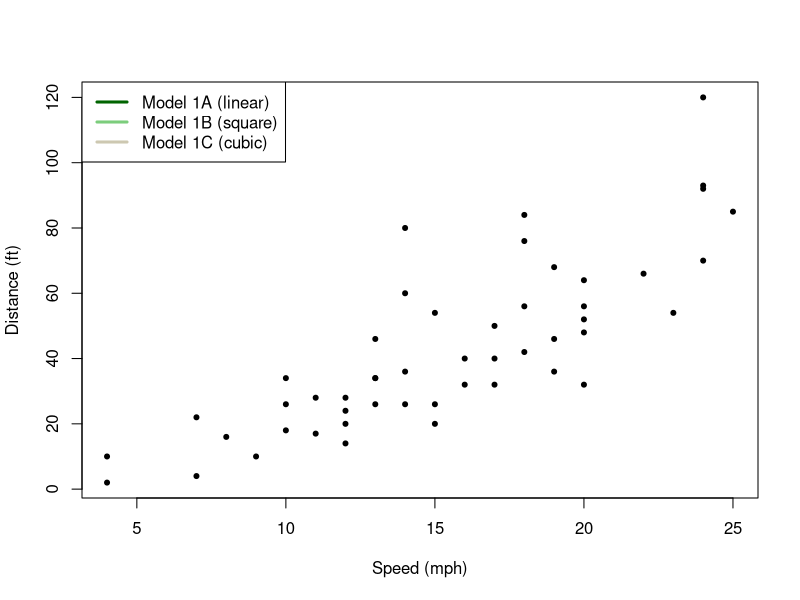

Source code (R): (Note: this script raises an error after producing the figure.)
# Data analysis - 01

##########
# EX01
#########
# Using the cars dataset, draw a scatterplot where the first variable is
# speed and the second is braking distance.
# Fit a regression line to this and plot it on the graph.
# Try to match the square and cubic function. Add them to the chart.
# Suggest a model based on its quality.

?cars

dataset.01 <- cars

# Linear model (Model 1A):
model.1a = lm(formula = dist ~ speed, data = dataset.01)

# Square model (Model 1B):
model.1b = lm(dist ~ poly(speed, 2, raw = TRUE), data = dataset.01)

# Cubic model (Model 1C):
model.1c = lm(dist ~ poly(speed, 3, raw = TRUE), data = dataset.01)


# Create scatter plot with legend and models:
plot(dataset.01, pch = 20,
     xlab = 'Speed (mph)', 
     ylab = 'Distance (ft)') +

# Legend:
legend('topleft',
      legend = c('Model 1A (linear)', 'Model 1B (square)','Model 1C (cubic)'),
      lwd = 3,
      col = c('darkgreen', 'palegreen3','cornsilk3'))

# Lines:
abline(model.1a, col = 'darkgreen', lwd = 2) +
lines(dataset.01$speed, predict(model.1b), col = 'palegreen3', lwd = 2) +
lines(dataset.01$speed, predict(model.1c), col = 'cornsilk3', lwd = 2) 


# Summary:
summary(model.1a)
summary(model.1b)
summary(model.1c)
# Multiple R-squared: 1A = 0.6511, 1B = 0.6673, 1C = 0.6732. OK for all models,
# we aim for at least 60%. There is no significant difference between the models.

# p-value: 1A = 1.49e-12, 1B = 5.852e-12, 1C = 3.074e-11
# OK for all models (<5%), the less the better.


# MSE (Mean Squared Error)
# 1A = 227.0704, 1B = 216.4943, 1C = 212.6872(the less the better)
(MSE.model.1a <- mean(resid(model.1a)^2))
(MSE.model.1b <- mean(resid(model.1b)^2))
(MSE.model.1c <- mean(resid(model.1c)^2))


# Akaike
AIC(model.1a, model.1b, model.1c)
# AIC: 419.2, 418.8, 419.9 > > minor differences between models (<2)
#       > Akaike chooses 1B (best fit to the model),
#         but differences between models are minor (<2)

# Bayesian criterion
BIC(model.1a, model.1b, model.1c)
# BIC: 424.9, 426.4, 429.4 > > minor differences between models (<2)
#       > Bayesian chooses 1A (simpler models are preffered)


# PROPOSED MODEL: Model 1A
# Simplest one and good enough comparing to square & cubic models.























